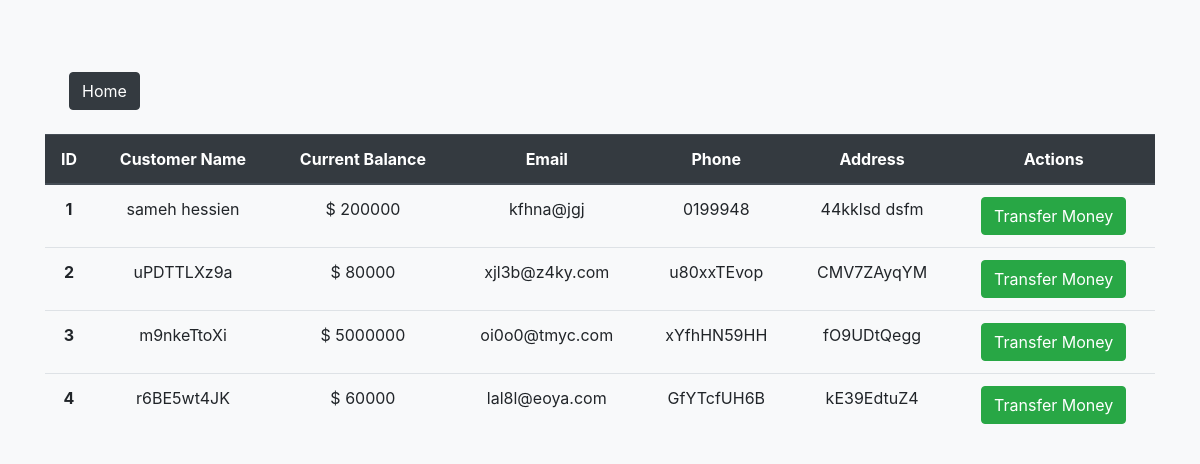
Page /customers-tbl.php on the committed database.
### tables this page shows
CREATE TABLE `customers_tbl` (
  `id` int(11) NOT NULL,
  `name` varchar(150) NOT NULL,
  `current_balance` decimal(10,0) NOT NULL,
  `email` varchar(150) NOT NULL,
  `phone` varchar(150) NOT NULL,
  `address` varchar(150) NOT NULL
);

### customers-tbl.php (the view, shortened to what this page needs)
<?php
include('constants.php');
?>
<!DOCTYPE html>
<html lang="en">
<head>
     <link rel="stylesheet" href="https://cdn.jsdelivr.net/npm/bootstrap@4.6.1/dist/css/bootstrap.min.css">
     <link rel="stylesheet" href="css/style.css">
</head>
<body class="container bg-light">
     <article class=" ">
         <div class=" m-5 mx-auto">
              <a href="dashboard.php" class="btn btn-dark m-4">Home</a>
              <table class="table text-center">
               <thead  class="thead-dark ">
                 <tr>
                   <th scope="col">ID</th>
                   <th scope="col">Customer Name</th>
                   <th scope="col">Current Balance</th>
                   <th scope="col">Email</th>
                   <th scope="col">Phone</th>
                   <th scope="col">Address</th>
                   <th scope="col">Actions</th>
                 </tr>
               </thead>
               <tbody>
                    <?php
                    $sql="SELECT * FROM customers_tbl ";
                         $res=mysqli_query($con,$sql);
                         $count=mysqli_num_rows($res);
                         $sn=1;
                         if($count>0){
                              while($row=mysqli_fetch_assoc($res)){
                                   $id=$row['id'];
                                   $name=$row['name'];
                                   $current_balance=$row['current_balance'];
                                   $email=$row['email'];
                                   $phone=$row['phone'];
                                   $address=$row['address'];
                    ?>
                  <tr>
                   <th><?php echo $sn++; ?></th>
                   <td><?php echo $name; ?></td>
                   <td><?php echo '$ '.$current_balance; ?></td>
                   <td><?php echo $email; ?></td>
                   <td><?php echo $phone; ?></td>
                   <td><?php echo $address; ?></td>
                   <td>
                        <a href="transfer-oper.php?id=<?php echo $id; ?>" class="btn btn-success">Transfer Money</a>
                   </td>
                 </tr>
          <?php
               }
          }
               ?>
          </tbody>
          </table>
     </div>
</article>
</body>
</html>

### css/style.css (style rules this page uses)
* { padding: 0; margin:0; box-sizing: border-box; }

### rows in the picture
customers_tbl: name "sameh hessien", current_balance "200000", email "kfhna@jgj", phone "0199948", address "44kklsd dsfm"
customers_tbl: name "uPDTTLXz9a", current_balance "80000", email "xjl3b@z4ky.com", phone "u80xxTEvop", address "CMV7ZAyqYM"
customers_tbl: name "m9nkeTtoXi", current_balance "5000000", email "oi0o0@tmyc.com", phone "xYfhHN59HH", address "fO9UDtQegg"
customers_tbl: name "r6BE5wt4JK", current_balance "60000", email "lal8l@eoya.com", phone "GfYTcfUH6B", address "kE39EdtuZ4"
